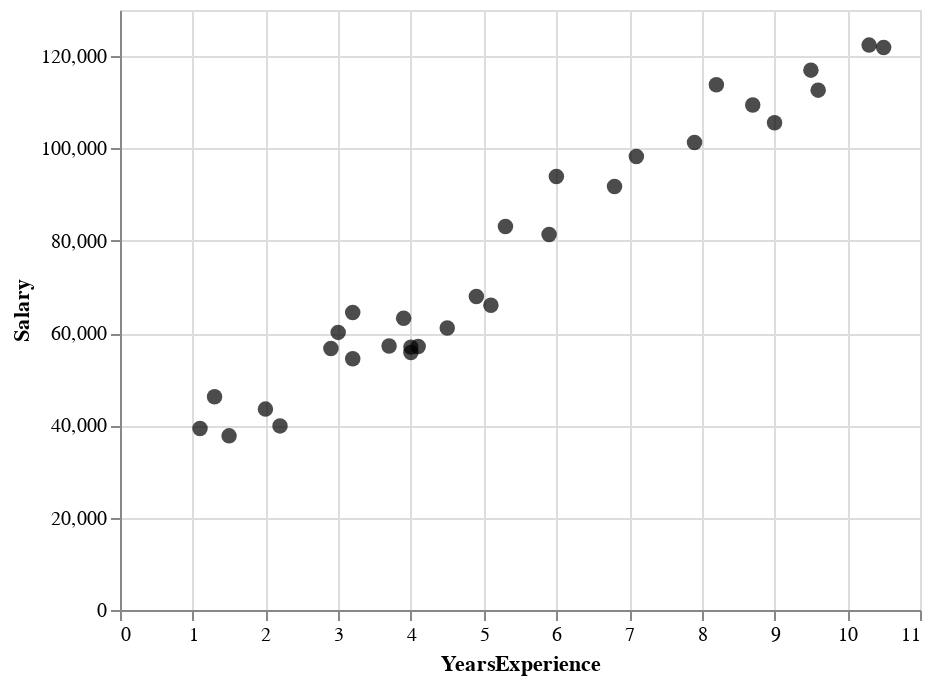

The notebook cell saved with this chart:
### Markdown cell above
## 1.1 Construct the basic building blocks of a HOPs visualization

In order to construct a HOPs visualization, we need the following functions:

1. A function to construct an Altair chart of the data: `get_salary_points_chart()`
2. A function to get one bootstrap sample of the linear regression fit: `get_one_bootstrap_salary_fit()`
3. A function to construct an Altair chart of one linear regression fit line: `get_salary_linear_fit_chart()`

Then we will combine all these functions together to make an animation.

### Question 1.1.1 Plot the data (5 points)

Construct a function, `get_salary_points_chart()`, which plots the data in `salary_df` as a scatterplot. The output should look like this:

![A scatterplot of Years of Experience (x axis) against Salary (y axis)](asset/assignment3_salary_points_chart.png)

### Code cell
def get_salary_points_chart():
    '''
    This function should return an altair plot object that is a scatterplot of
    the salary data, with YearsExperience on the x axis and Salary on the y axis
    '''

    source = salary_df

    salary_scatter = alt.Chart(source).mark_circle(size=60, color='black').encode(
    x=alt.X('YearsExperience:Q', axis=alt.Axis(title="YearsExperience")),
    y=alt.Y('Salary:Q', axis=alt.Axis(title="Salary"))
    )
    
    return salary_scatter
    
get_salary_points_chart()

### Figure 1 — Vega-Lite specification as saved in the notebook (floating-point values rounded to 4 significant figures)
{"config": {"view": {"continuousWidth": 400, "continuousHeight": 300}}, "data": {"name": "data-09773d8f115bcdd7976eced50e1ebdda"}, "mark": {"type": "circle", "color": "black", "size": 60}, "encoding": {"x": {"type": "quantitative", "axis": {"title": "YearsExperience"}, "field": "YearsExperience"}, "y": {"type": "quantitative", "axis": {"title": "Salary"}, "field": "Salary"}}, "$schema": "https://vega.github.io/schema/vega-lite/v4.8.1.json", "datasets": {"data-09773d8f115bcdd7976eced50e1ebdda": [{"YearsExperience": 1.1, "Salary": 39340.0}, {"YearsExperience": 1.3, "Salary": 46200.0}, {"YearsExperience": 1.5, "Salary": 37730.0}, {"YearsExperience": 2.0, "Salary": 43520.0}, {"YearsExperience": 2.2, "Salary": 39890.0}, {"YearsExperience": 2.9, "Salary": 56640.0}, {"YearsExperience": 3.0, "Salary": 60150.0}, {"YearsExperience": 3.2, "Salary": 54440.0}, {"YearsExperience": 3.2, "Salary": 64440.0}, {"YearsExperience": 3.7, "Salary": 57190.0}, {"YearsExperience": 3.9, "Salary": 63220.0}, {"YearsExperience": 4.0, "Salary": 55790.0}, {"YearsExperience": 4.0, "Salary": 56960.0}, {"YearsExperience": 4.1, "Salary": 57080.0}, {"YearsExperience": 4.5, "Salary": 61110.0}, {"YearsExperience": 4.9, "Salary": 67940.0}, {"YearsExperience": 5.1, "Salary": 66030.0}, {"YearsExperience": 5.3, "Salary": 83090.0}, {"YearsExperience": 5.9, "Salary": 81360.0}, {"YearsExperience": 6.0, "Salary": 93940.0}, {"YearsExperience": 6.8, "Salary": 91740.0}, {"YearsExperience": 7.1, "Salary": 98270.0}, {"YearsExperience": 7.9, "Salary": 101300.0}, {"YearsExperience": 8.2, "Salary": 113800.0}, {"YearsExperience": 8.7, "Salary": 109400.0}, {"YearsExperience": 9.0, "Salary": 105600.0}, {"YearsExperience": 9.5, "Salary": 117000.0}, {"YearsExperience": 9.6, "Salary": 112600.0}, {"YearsExperience": 10.3, "Salary": 122400.0}, {"YearsExperience": 10.5, "Salary": 121900.0}]}}
